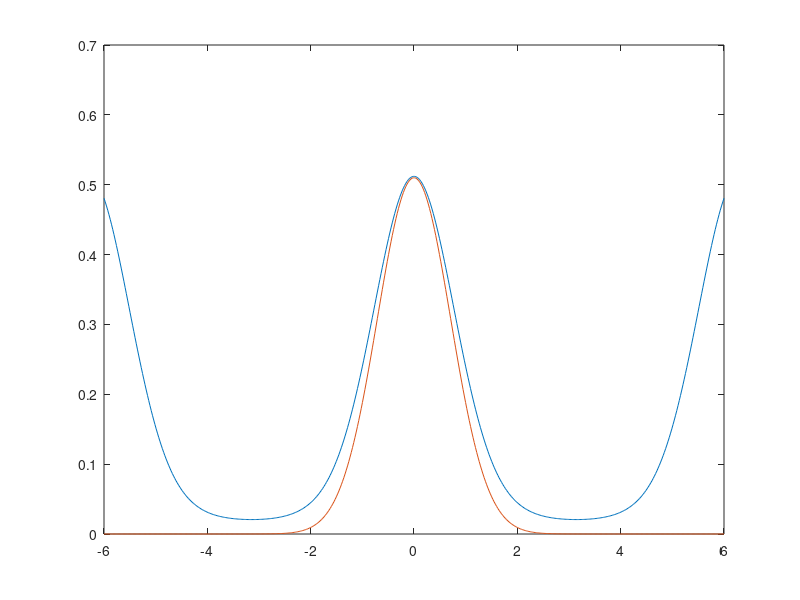

MATLAB code to generate this figure:


F=100
FSR=2
fun= @(x,m) exp(-x.^2)./(1+F*(sin(1/FSR*(x-m))).^2)
y=linspace(-6,6,500);
q=zeros(1,500);
for(i=1:1:500)
q(i) = integral(@(x) fun(x,y(i)),-10,10);
end

plot(y,q)
hold on
plot(y,.51*exp(-y.^2))